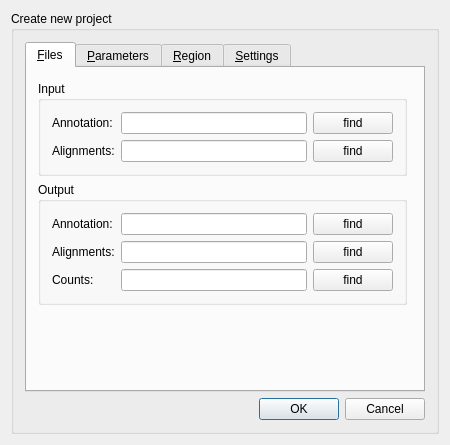
<?xml version="1.0" encoding="UTF-8"?>
<ui version="4.0">
 <class>createProjectWidget</class>
 <widget class="QWidget" name="createProjectWidget">
  <property name="geometry">
   <rect>
    <x>0</x>
    <y>0</y>
    <width>424</width>
    <height>429</height>
   </rect>
  </property>
  <property name="sizePolicy">
   <sizepolicy hsizetype="Preferred" vsizetype="Expanding">
    <horstretch>0</horstretch>
    <verstretch>0</verstretch>
   </sizepolicy>
  </property>
  <property name="minimumSize">
   <size>
    <width>0</width>
    <height>0</height>
   </size>
  </property>
  <property name="windowTitle">
   <string>create a project</string>
  </property>
  <property name="autoFillBackground">
   <bool>false</bool>
  </property>
  <layout class="QGridLayout" name="gridLayout_12">
   <item row="0" column="0">
    <widget class="QGroupBox" name="groupBox">
     <property name="title">
      <string>Create new project</string>
     </property>
     <layout class="QGridLayout" name="gridLayout_13">
      <item row="0" column="0">
       <layout class="QVBoxLayout" name="verticalLayout">
        <item>
         <widget class="QTabWidget" name="tabWidget">
          <property name="sizePolicy">
           <sizepolicy hsizetype="Preferred" vsizetype="Preferred">
            <horstretch>0</horstretch>
            <verstretch>0</verstretch>
           </sizepolicy>
          </property>
          <property name="minimumSize">
           <size>
            <width>400</width>
            <height>350</height>
           </size>
          </property>
          <property name="currentIndex">
           <number>0</number>
          </property>
          <widget class="QWidget" name="filesTab">
           <property name="sizePolicy">
            <sizepolicy hsizetype="Preferred" vsizetype="Preferred">
             <horstretch>0</horstretch>
             <verstretch>0</verstretch>
            </sizepolicy>
           </property>
           <attribute name="title">
            <string>&amp;Files</string>
           </attribute>
           <widget class="QWidget" name="layoutWidget">
            <property name="geometry">
             <rect>
              <x>0</x>
              <y>2</y>
              <width>391</width>
              <height>311</height>
             </rect>
            </property>
            <layout class="QGridLayout" name="gridLayout_11">
             <item row="0" column="0">
              <widget class="QGroupBox" name="inputFilesGroupBox">
               <property name="sizePolicy">
                <sizepolicy hsizetype="Preferred" vsizetype="Preferred">
                 <horstretch>0</horstretch>
                 <verstretch>0</verstretch>
                </sizepolicy>
               </property>
               <property name="title">
                <string>Input</string>
               </property>
               <layout class="QGridLayout" name="gridLayout">
                <item row="0" column="0">
                 <widget class="QLabel" name="annotationInfileLabel">
                  <property name="text">
                   <string>Annotation:</string>
                  </property>
                 </widget>
                </item>
                <item row="0" column="1">
                 <widget class="QLineEdit" name="annotationInfileLineEdit"/>
                </item>
                <item row="0" column="2">
                 <widget class="QPushButton" name="findAnnotationInfilePushButton">
                  <property name="text">
                   <string>find</string>
                  </property>
                 </widget>
                </item>
                <item row="1" column="0">
                 <widget class="QLabel" name="readsInfileLabel">
                  <property name="text">
                   <string>Alignments:</string>
                  </property>
                 </widget>
                </item>
                <item row="1" column="1">
                 <widget class="QLineEdit" name="readsInfileLineEdit"/>
                </item>
                <item row="1" column="2">
                 <widget class="QPushButton" name="findReadsInfilePushButton">
                  <property name="text">
                   <string>find</string>
                  </property>
                 </widget>
                </item>
               </layout>
              </widget>
             </item>
             <item row="1" column="0">
              <widget class="QGroupBox" name="outputFilesGroupBox">
               <property name="sizePolicy">
                <sizepolicy hsizetype="Preferred" vsizetype="Preferred">
                 <horstretch>0</horstretch>
                 <verstretch>0</verstretch>
                </sizepolicy>
               </property>
               <property name="title">
                <string>Output</string>
               </property>
               <layout class="QGridLayout" name="gridLayout_2">
                <item row="0" column="0">
                 <widget class="QLabel" name="annotationOutfileLabel">
                  <property name="text">
                   <string>Annotation:</string>
                  </property>
                 </widget>
                </item>
                <item row="0" column="1">
                 <widget class="QLineEdit" name="annotationOutfileLineEdit"/>
                </item>
                <item row="0" column="2">
                 <widget class="QPushButton" name="findAnnotationOutfilePushButton">
                  <property name="text">
                   <string>find</string>
                  </property>
                 </widget>
                </item>
                <item row="1" column="0">
                 <widget class="QLabel" name="readsOutfileLabel">
                  <property name="text">
                   <string>Alignments:</string>
                  </property>
                 </widget>
                </item>
                <item row="1" column="1">
                 <widget class="QLineEdit" name="readsOutfileLineEdit"/>
                </item>
                <item row="1" column="2">
                 <widget class="QPushButton" name="findReadsOutfilePushButton">
                  <property name="text">
                   <string>find</string>
                  </property>
                 </widget>
                </item>
                <item row="2" column="0">
                 <widget class="QLabel" name="countsOutfileLabel">
                  <property name="text">
                   <string>Counts:</string>
                  </property>
                 </widget>
                </item>
                <item row="2" column="1">
                 <widget class="QLineEdit" name="countsOutfileLineEdit"/>
                </item>
                <item row="2" column="2">
                 <widget class="QPushButton" name="findCountsOutfilePushButton">
                  <property name="text">
                   <string>find</string>
                  </property>
                 </widget>
                </item>
               </layout>
              </widget>
             </item>
             <item row="2" column="0">
              <spacer name="verticalSpacer">
               <property name="orientation">
                <enum>Qt::Vertical</enum>
               </property>
               <property name="sizeHint" stdset="0">
                <size>
                 <width>20</width>
                 <height>40</height>
                </size>
               </property>
              </spacer>
             </item>
            </layout>
           </widget>
          </widget>
          <widget class="QWidget" name="parametersTab">
           <property name="sizePolicy">
            <sizepolicy hsizetype="Preferred" vsizetype="Preferred">
             <horstretch>0</horstretch>
             <verstretch>0</verstretch>
            </sizepolicy>
           </property>
           <attribute name="title">
            <string>&amp;Parameters</string>
           </attribute>
           <widget class="QWidget" name="layoutWidget">
            <property name="geometry">
             <rect>
              <x>0</x>
              <y>0</y>
              <width>391</width>
              <height>311</height>
             </rect>
            </property>
            <layout class="QGridLayout" name="gridLayout_10">
             <item row="0" column="0">
              <widget class="QGroupBox" name="generalParametersGroupBox">
               <property name="title">
                <string>General</string>
               </property>
               <layout class="QGridLayout" name="gridLayout_3">
                <item row="6" column="0">
                 <widget class="QLabel" name="multiLabel">
                  <property name="text">
                   <string>Use multiple alignments:</string>
                  </property>
                 </widget>
                </item>
                <item row="2" column="0">
                 <widget class="QLabel" name="strandedLabel">
                  <property name="text">
                   <string>Consider strand information:</string>
                  </property>
                 </widget>
                </item>
                <item row="2" column="1">
                 <widget class="QCheckBox" name="strandedCheckBox">
                  <property name="text">
                   <string/>
                  </property>
                 </widget>
                </item>
                <item row="7" column="1">
                 <widget class="QCheckBox" name="biasCheckBox">
                  <property name="text">
                   <string/>
                  </property>
                 </widget>
                </item>
                <item row="0" column="1">
                 <widget class="QSpinBox" name="minReadsSpinBox">
                  <property name="maximum">
                   <number>1000</number>
                  </property>
                  <property name="singleStep">
                   <number>5</number>
                  </property>
                  <property name="value">
                   <number>5</number>
                  </property>
                 </widget>
                </item>
                <item row="6" column="1">
                 <widget class="QCheckBox" name="multiCheckBox">
                  <property name="text">
                   <string/>
                  </property>
                 </widget>
                </item>
                <item row="7" column="0">
                 <widget class="QLabel" name="biasLabel">
                  <property name="text">
                   <string>Consider 3' bias:</string>
                  </property>
                 </widget>
                </item>
                <item row="0" column="0">
                 <widget class="QLabel" name="minReadsLabel">
                  <property name="text">
                   <string>Minimal number of hits:</string>
                  </property>
                 </widget>
                </item>
                <item row="3" column="0">
                 <widget class="QLabel" name="antisenseLabel">
                  <property name="enabled">
                   <bool>false</bool>
                  </property>
                  <property name="text">
                   <string>Reads antisense to genes:</string>
                  </property>
                 </widget>
                </item>
                <item row="3" column="1">
                 <widget class="QCheckBox" name="antisenseCheckBox">
                  <property name="enabled">
                   <bool>false</bool>
                  </property>
                  <property name="text">
                   <string/>
                  </property>
                 </widget>
                </item>
               </layout>
              </widget>
             </item>
             <item row="1" column="0">
              <widget class="QGroupBox" name="biasParameterGroupBox">
               <property name="title">
                <string>3' bias</string>
               </property>
               <layout class="QGridLayout" name="gridLayout_4">
                <item row="0" column="0">
                 <widget class="QLabel" name="maxDistLabel">
                  <property name="text">
                   <string>Maximal distance to 3' end:</string>
                  </property>
                 </widget>
                </item>
                <item row="0" column="1">
                 <widget class="QSpinBox" name="maxDistSpinBox">
                  <property name="maximum">
                   <number>9999</number>
                  </property>
                  <property name="singleStep">
                   <number>50</number>
                  </property>
                  <property name="value">
                   <number>250</number>
                  </property>
                 </widget>
                </item>
                <item row="1" column="0">
                 <widget class="QLabel" name="minBelowMaxDistLabel">
                  <property name="text">
                   <string>Minimal number hits below maximal distance:</string>
                  </property>
                 </widget>
                </item>
                <item row="1" column="1">
                 <widget class="QSpinBox" name="minBelowMaxDistSpinBox">
                  <property name="maximum">
                   <number>1000</number>
                  </property>
                  <property name="singleStep">
                   <number>5</number>
                  </property>
                  <property name="value">
                   <number>0</number>
                  </property>
                 </widget>
                </item>
               </layout>
              </widget>
             </item>
             <item row="2" column="0">
              <spacer name="verticalSpacer_2">
               <property name="orientation">
                <enum>Qt::Vertical</enum>
               </property>
               <property name="sizeHint" stdset="0">
                <size>
                 <width>20</width>
                 <height>40</height>
                </size>
               </property>
              </spacer>
             </item>
            </layout>
           </widget>
          </widget>
          <widget class="QWidget" name="regionTab">
           <property name="sizePolicy">
            <sizepolicy hsizetype="Preferred" vsizetype="Preferred">
             <horstretch>0</horstretch>
             <verstretch>0</verstretch>
            </sizepolicy>
           </property>
           <attribute name="title">
            <string>&amp;Region</string>
           </attribute>
           <widget class="QWidget" name="layoutWidget">
            <property name="geometry">
             <rect>
              <x>0</x>
              <y>0</y>
              <width>391</width>
              <height>311</height>
             </rect>
            </property>
            <layout class="QGridLayout" name="gridLayout_9">
             <item row="0" column="0">
              <widget class="QCheckBox" name="regionCheckBox">
               <property name="text">
                <string>use only a subregion</string>
               </property>
              </widget>
             </item>
             <item row="1" column="0">
              <widget class="QGroupBox" name="subRegionGroupBox">
               <property name="title">
                <string>Subregion</string>
               </property>
               <layout class="QGridLayout" name="gridLayout_5">
                <item row="0" column="0">
                 <widget class="QLabel" name="regionStartNameLabel">
                  <property name="text">
                   <string>Start with chromosome:</string>
                  </property>
                 </widget>
                </item>
                <item row="0" column="1">
                 <widget class="QLineEdit" name="regionStartNameLineEdit"/>
                </item>
                <item row="1" column="0">
                 <widget class="QLabel" name="regionStartLabel">
                  <property name="text">
                   <string>at position:</string>
                  </property>
                 </widget>
                </item>
                <item row="1" column="1">
                 <widget class="QSpinBox" name="regionStartSpinBox">
                  <property name="maximum">
                   <number>999999999</number>
                  </property>
                  <property name="singleStep">
                   <number>10000</number>
                  </property>
                 </widget>
                </item>
                <item row="2" column="0">
                 <widget class="QLabel" name="regionEndNameLabel">
                  <property name="text">
                   <string>End with chromosome:</string>
                  </property>
                 </widget>
                </item>
                <item row="2" column="1">
                 <widget class="QLineEdit" name="regionEndNameLineEdit"/>
                </item>
                <item row="3" column="0">
                 <widget class="QLabel" name="regionEndLabel">
                  <property name="text">
                   <string>at position:</string>
                  </property>
                 </widget>
                </item>
                <item row="3" column="1">
                 <widget class="QSpinBox" name="regionEndSpinBox">
                  <property name="maximum">
                   <number>999999999</number>
                  </property>
                  <property name="singleStep">
                   <number>10000</number>
                  </property>
                 </widget>
                </item>
               </layout>
              </widget>
             </item>
             <item row="2" column="0">
              <spacer name="verticalSpacer_3">
               <property name="orientation">
                <enum>Qt::Vertical</enum>
               </property>
               <property name="sizeHint" stdset="0">
                <size>
                 <width>20</width>
                 <height>40</height>
                </size>
               </property>
              </spacer>
             </item>
            </layout>
           </widget>
          </widget>
          <widget class="QWidget" name="settingsTab">
           <property name="sizePolicy">
            <sizepolicy hsizetype="Preferred" vsizetype="Preferred">
             <horstretch>0</horstretch>
             <verstretch>0</verstretch>
            </sizepolicy>
           </property>
           <attribute name="title">
            <string>&amp;Settings</string>
           </attribute>
           <widget class="QWidget" name="layoutWidget">
            <property name="geometry">
             <rect>
              <x>0</x>
              <y>0</y>
              <width>391</width>
              <height>311</height>
             </rect>
            </property>
            <layout class="QGridLayout" name="gridLayout_8">
             <item row="0" column="0">
              <widget class="QGroupBox" name="indexSettingsGroupBox">
               <property name="title">
                <string>Index</string>
               </property>
               <layout class="QGridLayout" name="gridLayout_7">
                <item row="0" column="0">
                 <widget class="QLabel" name="indexStepSizeLabel">
                  <property name="text">
                   <string>Size of index steps:</string>
                  </property>
                 </widget>
                </item>
                <item row="0" column="1">
                 <widget class="QSpinBox" name="indexStepSizeSpinBox">
                  <property name="minimum">
                   <number>1000</number>
                  </property>
                  <property name="maximum">
                   <number>1000000</number>
                  </property>
                  <property name="singleStep">
                   <number>1000</number>
                  </property>
                  <property name="value">
                   <number>10000</number>
                  </property>
                 </widget>
                </item>
               </layout>
              </widget>
             </item>
             <item row="1" column="0">
              <widget class="QGroupBox" name="bufferSettingsGroupBox">
               <property name="title">
                <string>Buffers</string>
               </property>
               <layout class="QGridLayout" name="gridLayout_6">
                <item row="0" column="0">
                 <widget class="QLabel" name="bufferSizeBamLabel">
                  <property name="text">
                   <string>Size of buffer (reader):</string>
                  </property>
                 </widget>
                </item>
                <item row="0" column="1">
                 <widget class="QSpinBox" name="bufferSizeBamSpinBox">
                  <property name="minimum">
                   <number>1000</number>
                  </property>
                  <property name="maximum">
                   <number>1000000</number>
                  </property>
                  <property name="singleStep">
                   <number>1000</number>
                  </property>
                  <property name="value">
                   <number>200000</number>
                  </property>
                 </widget>
                </item>
                <item row="1" column="0">
                 <widget class="QLabel" name="bufferSizeMapLabel">
                  <property name="text">
                   <string>Size of buffer (mapper):</string>
                  </property>
                 </widget>
                </item>
                <item row="1" column="1">
                 <widget class="QSpinBox" name="bufferSizeMapSpinBox">
                  <property name="minimum">
                   <number>1000</number>
                  </property>
                  <property name="maximum">
                   <number>1000000</number>
                  </property>
                  <property name="singleStep">
                   <number>1000</number>
                  </property>
                  <property name="value">
                   <number>200000</number>
                  </property>
                 </widget>
                </item>
                <item row="2" column="0">
                 <widget class="QLabel" name="bufferSizeOutLabel">
                  <property name="text">
                   <string>Size of buffer (writer):</string>
                  </property>
                 </widget>
                </item>
                <item row="2" column="1">
                 <widget class="QSpinBox" name="bufferSizeOutSpinBox">
                  <property name="minimum">
                   <number>1000</number>
                  </property>
                  <property name="maximum">
                   <number>1000000</number>
                  </property>
                  <property name="singleStep">
                   <number>1000</number>
                  </property>
                  <property name="value">
                   <number>200000</number>
                  </property>
                 </widget>
                </item>
               </layout>
              </widget>
             </item>
             <item row="2" column="0">
              <spacer name="verticalSpacer_4">
               <property name="orientation">
                <enum>Qt::Vertical</enum>
               </property>
               <property name="sizeHint" stdset="0">
                <size>
                 <width>20</width>
                 <height>40</height>
                </size>
               </property>
              </spacer>
             </item>
            </layout>
           </widget>
          </widget>
         </widget>
        </item>
        <item>
         <layout class="QHBoxLayout" name="horizontalLayout">
          <item>
           <spacer name="horizontalSpacer">
            <property name="orientation">
             <enum>Qt::Horizontal</enum>
            </property>
            <property name="sizeHint" stdset="0">
             <size>
              <width>40</width>
              <height>20</height>
             </size>
            </property>
           </spacer>
          </item>
          <item>
           <widget class="QDialogButtonBox" name="buttonBox">
            <property name="standardButtons">
             <set>QDialogButtonBox::Cancel|QDialogButtonBox::Ok</set>
            </property>
           </widget>
          </item>
         </layout>
        </item>
       </layout>
      </item>
     </layout>
    </widget>
   </item>
  </layout>
 </widget>
 <layoutdefault spacing="6" margin="11"/>
 <tabstops>
  <tabstop>tabWidget</tabstop>
  <tabstop>annotationInfileLineEdit</tabstop>
  <tabstop>findAnnotationInfilePushButton</tabstop>
  <tabstop>readsInfileLineEdit</tabstop>
  <tabstop>findReadsInfilePushButton</tabstop>
  <tabstop>annotationOutfileLineEdit</tabstop>
  <tabstop>findAnnotationOutfilePushButton</tabstop>
  <tabstop>readsOutfileLineEdit</tabstop>
  <tabstop>findReadsOutfilePushButton</tabstop>
  <tabstop>countsOutfileLineEdit</tabstop>
  <tabstop>findCountsOutfilePushButton</tabstop>
  <tabstop>minReadsSpinBox</tabstop>
  <tabstop>strandedCheckBox</tabstop>
  <tabstop>antisenseCheckBox</tabstop>
  <tabstop>multiCheckBox</tabstop>
  <tabstop>biasCheckBox</tabstop>
  <tabstop>maxDistSpinBox</tabstop>
  <tabstop>minBelowMaxDistSpinBox</tabstop>
  <tabstop>regionCheckBox</tabstop>
  <tabstop>regionStartNameLineEdit</tabstop>
  <tabstop>regionStartSpinBox</tabstop>
  <tabstop>regionEndNameLineEdit</tabstop>
  <tabstop>regionEndSpinBox</tabstop>
  <tabstop>indexStepSizeSpinBox</tabstop>
  <tabstop>bufferSizeBamSpinBox</tabstop>
  <tabstop>bufferSizeMapSpinBox</tabstop>
  <tabstop>bufferSizeOutSpinBox</tabstop>
  <tabstop>buttonBox</tabstop>
 </tabstops>
 <resources/>
 <connections>
  <connection>
   <sender>regionCheckBox</sender>
   <signal>toggled(bool)</signal>
   <receiver>subRegionGroupBox</receiver>
   <slot>setVisible(bool)</slot>
   <hints>
    <hint type="sourcelabel">
     <x>45</x>
     <y>83</y>
    </hint>
    <hint type="destinationlabel">
     <x>189</x>
     <y>154</y>
    </hint>
   </hints>
  </connection>
  <connection>
   <sender>biasCheckBox</sender>
   <signal>toggled(bool)</signal>
   <receiver>biasParameterGroupBox</receiver>
   <slot>setVisible(bool)</slot>
   <hints>
    <hint type="sourcelabel">
     <x>398</x>
     <y>217</y>
    </hint>
    <hint type="destinationlabel">
     <x>229</x>
     <y>318</y>
    </hint>
   </hints>
  </connection>
  <connection>
   <sender>strandedCheckBox</sender>
   <signal>toggled(bool)</signal>
   <receiver>antisenseLabel</receiver>
   <slot>setEnabled(bool)</slot>
   <hints>
    <hint type="sourcelabel">
     <x>221</x>
     <y>136</y>
    </hint>
    <hint type="destinationlabel">
     <x>166</x>
     <y>150</y>
    </hint>
   </hints>
  </connection>
  <connection>
   <sender>strandedCheckBox</sender>
   <signal>toggled(bool)</signal>
   <receiver>antisenseCheckBox</receiver>
   <slot>setEnabled(bool)</slot>
   <hints>
    <hint type="sourcelabel">
     <x>332</x>
     <y>136</y>
    </hint>
    <hint type="destinationlabel">
     <x>321</x>
     <y>152</y>
    </hint>
   </hints>
  </connection>
 </connections>
</ui>
